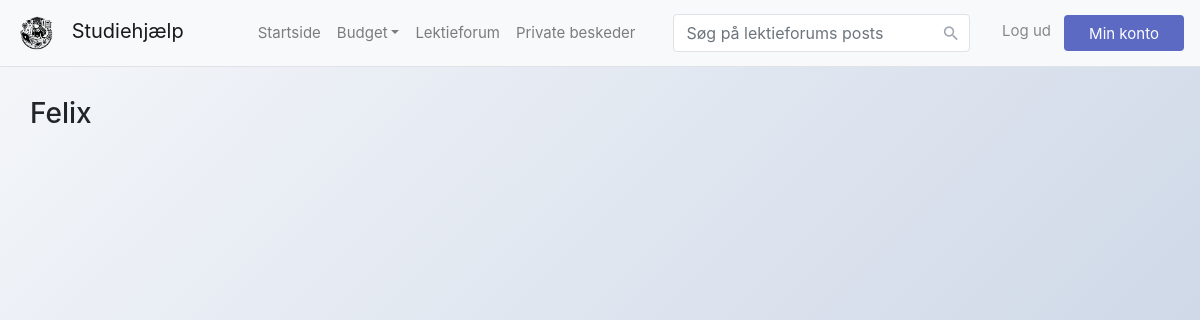
Page /privatemessages/Felix (signed in) on the earlier database version.
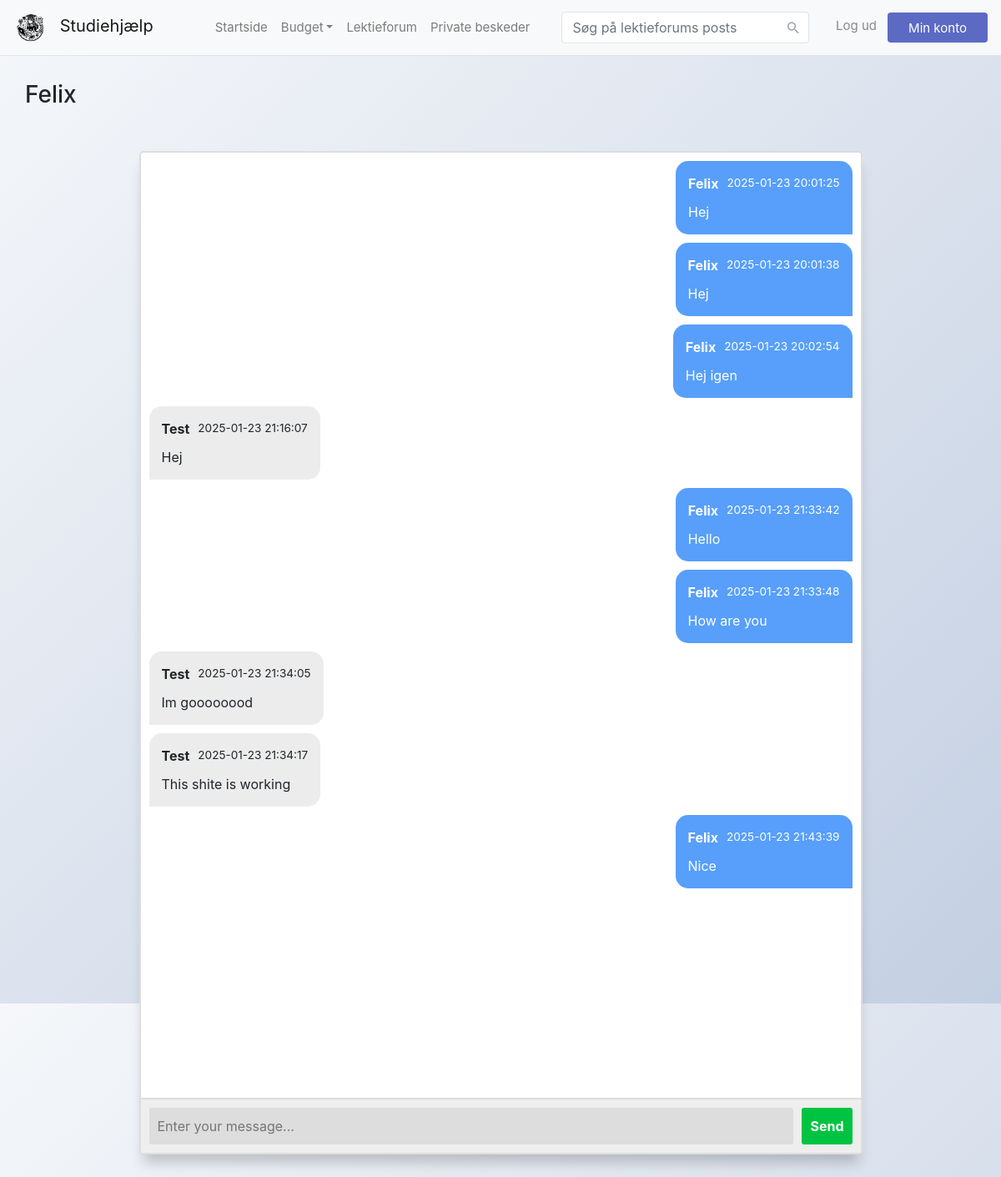
Same page on the later database version.
### tables this page shows
CREATE TABLE people (
    id              INTEGER NOT NULL,
    username        TEXT NOT NULL UNIQUE,
    filename        TEXT,
    PRIMARY KEY(id AUTOINCREMENT)
);

CREATE TABLE privateMessages (
    id          INTEGER NOT NULL,
    senderid    INTEGER NOT NULL,
    recipientid INTEGER NOT NULL,
    message     TEXT NOT NULL,
    date        DATE NOT NULL,
    PRIMARY KEY(id AUTOINCREMENT),
    FOREIGN KEY(senderid) REFERENCES people(id),
    FOREIGN KEY(recipientid) REFERENCES people(id)
);

### app.py (the view)
@app.route("/privatemessages/<username>")
@login_required
def private_messages_user(username: str):
    conn = sqlite3.connect("database.db")
    conn.row_factory = sqlite3.Row
    cur = conn.cursor()
    query = """SELECT senderid, message, date, username FROM privateMessages
            INNER JOIN people ON people.id = senderid
            WHERE (privateMessages.senderid = ? OR privateMessages.recipientid = ?) AND (recipientid = (SELECT id FROM people WHERE username = ?) OR senderid = (SELECT id FROM people WHERE username = ?))
            """
    rows = cur.execute(query, (session["user_id"], session["user_id"], username, username))
    messages = [dict(row) for row in rows]
    conn.close()
    return render_template("privatemessage.html", messages=messages, other_username=username)

### app.py (called while the page is built)
@app.after_request
def after_request(response):
    response.headers["Cache-Control"] = "no-cache, no-store, must-revalidate"
    response.headers["Expires"] = 0
    response.headers["Pragma"] = "no-cache"
    return response

### helpers.py (called while the page is built)
def login_required(f):
    @wraps(f)
    def decorated_function(*args, **kwargs):
        if session.get("user_id") is None:
            return redirect("/login")
        return f(*args, **kwargs)
    return decorated_function

### templates/privatemessage.html (shortened to what this page needs)
{% extends "layout.html" %}
{% block body %}
    <h3>{{ other_username }}</h3>
    {% if messages %}
        <section class="msger">
            <main class="msger-chat">
                {% for message in messages %}
                    <div class="msg {% if message.senderid == session['user_id'] %}right-msg{% else %}left-msg{% endif %}">
                        <div class="msg-bubble">
                            <div class="msg-info">
                                <div class="msg-info-name">{{ message.username }}</div>
                                <div class="msg-info-time">{{ message.date }}</div>
                            </div>
                            <div class="msg-text">
                                {{ message.message }}
                            </div>
                        </div>
                    </div>
                {% endfor %}
            </main>
            <form class="msger-inputarea">
                <input type="text" class="msger-input" placeholder="Enter your message..." name="message">
                <button type="submit" class="msger-send-btn">Send</button>
            </form>
        </section>
    {% endif %}
{% endblock %}

Differences in the rows shown:
now on this page (row unchanged): people: username "Felix"
added privateMessages: username "Felix", date "2025-01-23 20:01:25", message "Hej"
added privateMessages: username "Felix", date "2025-01-23 20:01:38", message "Hej"
added privateMessages: username "Felix", date "2025-01-23 20:02:54", message "Hej igen"
added privateMessages: username "Test", date "2025-01-23 21:16:07", message "Hej"
added privateMessages: username "Felix", date "2025-01-23 21:33:42", message "Hello"
added privateMessages: username "Felix", date "2025-01-23 21:33:48", message "How are you"
added privateMessages: username "Test", date "2025-01-23 21:34:05", message "Im goooooood"
added privateMessages: username "Test", date "2025-01-23 21:34:17", message "This shite is working"
added privateMessages: username "Felix", date "2025-01-23 21:43:39", message "Nice"
Other differences:
{{ other_username }}: "Felix" → (not shown)
text now shown: "Send"
